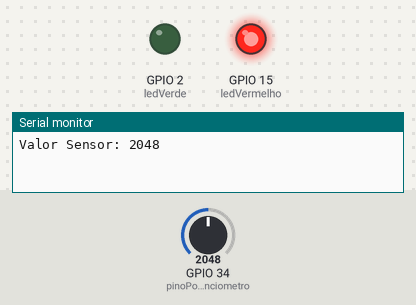
The sketch below on a simulated ESP32. Parts: output pins drawn as LEDs (lit = HIGH), the last lines printed to the serial monitor. The inputs (shaded band) are chosen by the test bench; at power-on: GPIO 34 (pinoPotenciometro) = 2048.

Above: at 0.1 s.
At 9.1 s:
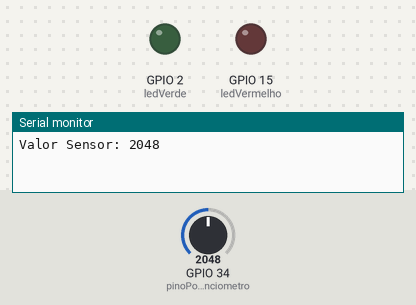
At 20.1 s:
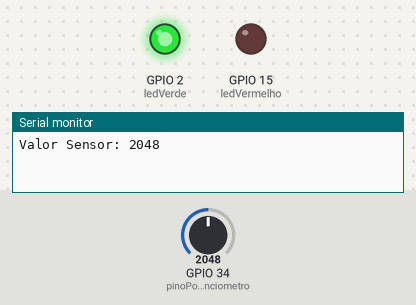
At 38.1 s:
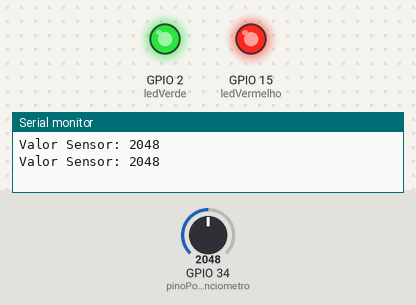
Timing chart, 0 to 40.0 s (numbered marks = the images above):
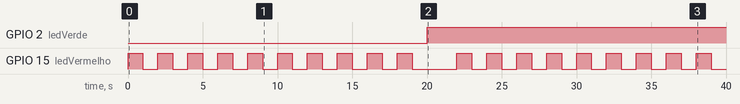

Measured:
- by itself, GPIO 2 (ledVerde): LOW → HIGH at 20.0 s
- by itself, GPIO 15 (ledVermelho): goes 9 × (HIGH 1.0 s, LOW 1.0 s), HIGH 1.0 s, LOW 3.0 s, 8 × (HIGH 1.0 s, LOW 1.0 s), HIGH 1.0 s, then LOW

The sketch:

sensor_temperatura.ino
```cpp
#define ledVermelho 15
#define ledVerde 02
#define pinoPotenciometro 34

void emitirAlarme(int vezes) {
  for(int contador = 0; contador < vezes; contador++) {
    digitalWrite(ledVermelho,HIGH);
    delay(1000);
    digitalWrite(ledVermelho,LOW);
    delay(1000);
  }
}

bool verificarTemperaturaCritica(int pino, int limite) {
  int valorLido = analogRead(pino);

  Serial.print("Valor Sensor: ");
  Serial.println(valorLido);

  if(valorLido > limite) {
    return true;
  } else {
    return false;
  }
}

void statusNormal() {
  digitalWrite(ledVerde,HIGH);
  digitalWrite(ledVermelho,LOW);
}

void setup() {
  Serial.begin(9600);
  pinMode(ledVermelho,OUTPUT);
  pinMode(ledVerde,OUTPUT);
}

void loop() {
  bool resultado = verificarTemperaturaCritica(pinoPotenciometro, 400);

  if(resultado == true) {
    emitirAlarme(10);
  }

  statusNormal();
  delay(2000);
}
```
